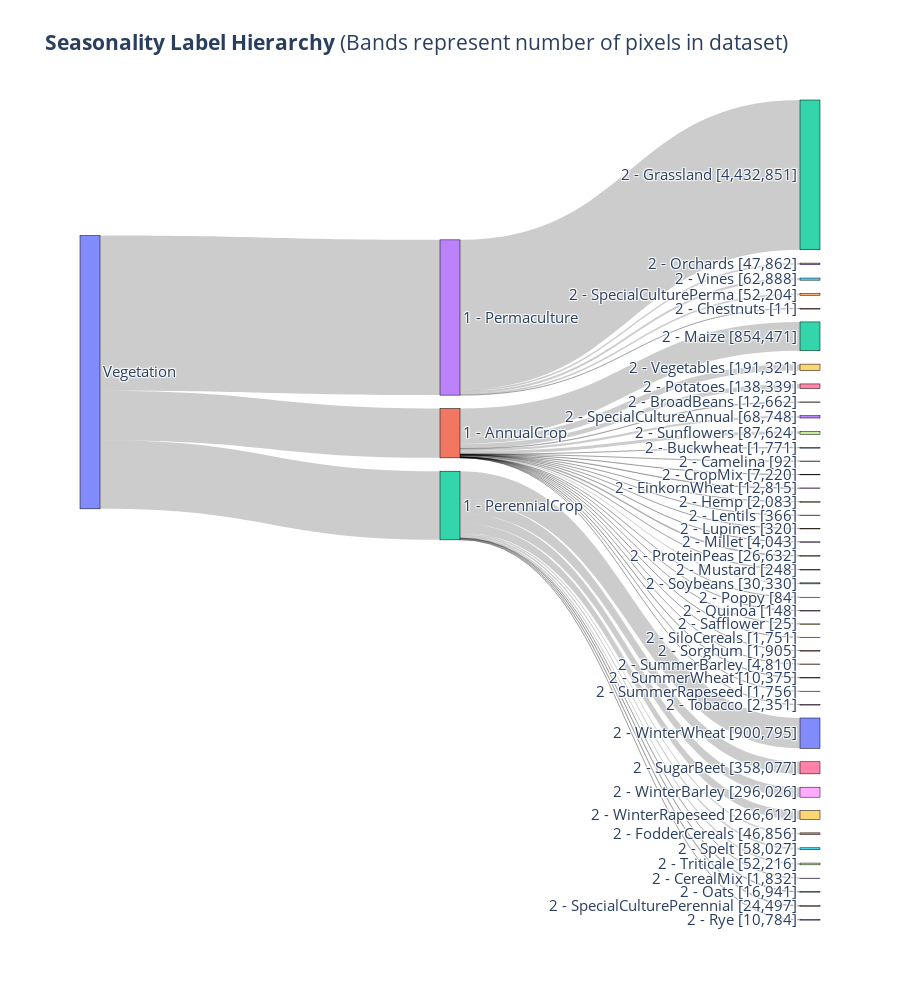

The notebook cell saved with this chart:
### Code cell
# Prepare data for Sankey diagram
node_labels = ["Vegetation"]

# Create labels for tier 1 nodes
tier1_labels = [f"1 - {dataset_info['tier1'][i]}" for i in sorted(list(pixels_by_tier_category['tier1'].keys())) if i != 0]
node_labels.extend(tier1_labels)

# Create labels for tier 2 nodes
tier2_labels = [f"2 - {dataset_info['tier2'][i]} [{pixels_by_tier_category['tier2'][i]:,}]" for i in sorted(list(pixels_by_tier_category['tier2'].keys())) if i != 0]
node_labels.extend(tier2_labels)

# Create source and target lists based on the provided relationships
sources = []
targets = []
values = []

# Tier1 to Vegetation links
for i, t1_index in enumerate(tier1_labels):
    sources.append(0)  # Index of Vegetation node
    targets.append(i+1)  # Adjust index for tier 1 node
    values.append(pixels_by_tier_category['tier1'][i+1])

# Tier2 to Tier1 links
for i, t1_index in enumerate(tier2_to_tier1):
    if i == 0:
        continue
    targets.append(len(tier1_labels) + i)  # Adjust index for tier 2 node
    sources.append(t1_index)  # Adjust index for tier 1 node
    values.append(pixels_by_tier_category['tier2'][i])

# Create the Sankey diagram using Plotly
fig = go.Figure(data=[go.Sankey(
    node=dict(
        pad=15,
        thickness=20,
        line=dict(color="black", width=0.5),
        label=node_labels,
    ),
    link=dict(
        source=sources,
        target=targets,
        value=values
    ),
    arrangement='snap'
)])

fig.update_layout(title_text="<b>Seasonality Label Hierarchy</b> (Bands represent number of pixels in dataset)", font_size=15, height=1000)

fig.write_image("../assets/ZueriCrop_2.0_Seasonality_Tiers_Sankey.pdf", width=1200, height=1500)

fig.show()

### Figure 1 — Plotly figure (JSON) as saved in the notebook; plotly's stock layout.template omitted (floating-point values rounded to 4 significant figures)
{"data": [{"arrangement": "snap", "link": {"source": [0, 0, 0, 1, 1, 1, 1, 1, 1, 1, 1, 1, 1, 1, 1, 1, 1, 1, 1, 1, 1, 1, 1, 1, 1, 1, 1, 1, 1, 2, 2, 2, 2, 2, 2, 2, 2, 2, 2, 2, 3, 3, 3, 3, 3], "target": [1, 2, 3, 4, 5, 6, 7, 8, 9, 10, 11, 12, 13, 14, 15, 16, 17, 18, 19, 20, 21, 22, 23, 24, 25, 26, 27, 28, 29, 30, 31, 32, 33, 34, 35, 36, 37, 38, 39, 40, 41, 42, 43, 44, 45], "value": [1462290, 2032663, 4595816, 12662, 1771, 92, 7220, 12815, 2083, 366, 320, 854471, 4043, 248, 84, 138339, 26632, 148, 25, 1751, 1905, 30330, 68748, 4810, 1756, 10375, 87624, 2351, 191321, 1832, 46856, 16941, 10784, 24497, 58027, 358077, 52216, 296026, 266612, 900795, 11, 4432851, 47862, 52204, 62888]}, "node": {"label": ["Vegetation", "1 - AnnualCrop", "1 - PerennialCrop", "1 - Permaculture", "2 - BroadBeans [12,662]", "2 - Buckwheat [1,771]", "2 - Camelina [92]", "2 - CropMix [7,220]", "2 - EinkornWheat [12,815]", "2 - Hemp [2,083]", "2 - Lentils [366]", "2 - Lupines [320]", "2 - Maize [854,471]", "2 - Millet [4,043]", "2 - Mustard [248]", "2 - Poppy [84]", "2 - Potatoes [138,339]", "2 - ProteinPeas [26,632]", "2 - Quinoa [148]", "2 - Safflower [25]", "2 - SiloCereals [1,751]", "2 - Sorghum [1,905]", "2 - Soybeans [30,330]", "2 - SpecialCultureAnnual [68,748]", "2 - SummerBarley [4,810]", "2 - SummerRapeseed [1,756]", "2 - SummerWheat [10,375]", "2 - Sunflowers [87,624]", "2 - Tobacco [2,351]", "2 - Vegetables [191,321]", "2 - CerealMix [1,832]", "2 - FodderCereals [46,856]", "2 - Oats [16,941]", "2 - Rye [10,784]", "2 - SpecialCulturePerennial [24,497]", "2 - Spelt [58,027]", "2 - SugarBeet [358,077]", "2 - Triticale [52,216]", "2 - WinterBarley [296,026]", "2 - WinterRapeseed [266,612]", "2 - WinterWheat [900,795]", "2 - Chestnuts [11]", "2 - Grassland [4,432,851]", "2 - Orchards [47,862]", "2 - SpecialCulturePerma [52,204]", "2 - Vines [62,888]"], "line": {"color": "black", "width": 0.5}, "pad": 15, "thickness": 20}, "type": "sankey"}], "layout": {"font": {"size": 15}, "height": 1000, "title": {"text": "<b>Seasonality Label Hierarchy</b> (Bands represent number of pixels in dataset)"}}}
